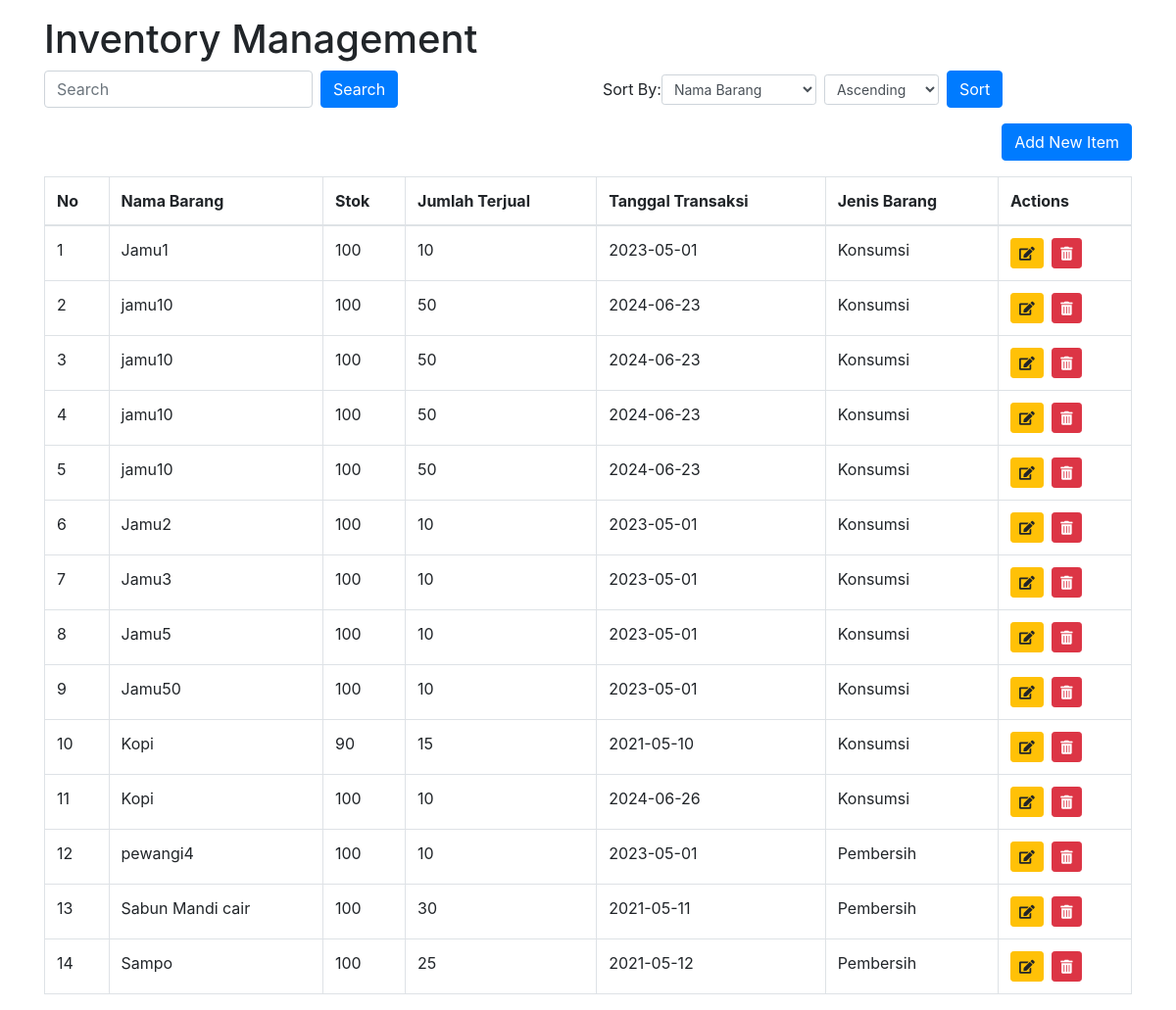
The page / on the database its author committed.
### tables this page shows
CREATE TABLE `transaksi` (
  `id_transaksi` int(11) NOT NULL,
  `id_barang` int(11) DEFAULT NULL,
  `stok` int(11) DEFAULT NULL,
  `jumlah_terjual` int(11) DEFAULT NULL,
  `tanggal_transaksi` date DEFAULT NULL,
  `id_jenis_barang` int(11) DEFAULT NULL
);

CREATE TABLE `barang` (
  `id_barang` int(11) NOT NULL,
  `nama_barang` varchar(255) NOT NULL
);

CREATE TABLE `jenis_barang` (
  `id_jenis_barang` int(11) NOT NULL,
  `jenis_barang` varchar(255) NOT NULL
);

### sorting.php (called while the page is built, shortened)
<?php
$search = isset($_GET['search']) ? $_GET['search'] : '';
$order_by = isset($_GET['order_by']) ? $_GET['order_by'] : 'nama_barang';
$order_mode = isset($_GET['order_mode']) ? $_GET['order_mode'] : 'ASC';
$sql = "SELECT t.id_transaksi, b.nama_barang, t.stok, t.jumlah_terjual, t.tanggal_transaksi, j.jenis_barang
        FROM transaksi t
        JOIN barang b ON t.id_barang = b.id_barang
        JOIN jenis_barang j ON t.id_jenis_barang = j.id_jenis_barang
        WHERE b.nama_barang LIKE ?
        ORDER BY $order_by $order_mode";
$stmt = $pdo->prepare($sql);
$stmt->execute(['%' . $search . '%']);

### index.php (the view, shortened to what this page needs)
<?php
include 'search.php';
include 'sorting.php';
$counter = 1;
?>
<!DOCTYPE html>
<html lang="en">
<head>
    <link rel="stylesheet" href="https://stackpath.bootstrapcdn.com/bootstrap/4.5.2/css/bootstrap.min.css">
    <link rel="stylesheet" href="https://cdnjs.cloudflare.com/ajax/libs/font-awesome/5.15.4/css/all.min.css">
</head>
<body>
    <div class="container">
        <h1 class="mt-3">Inventory Management</h1>
        <div class="row mb-3">
            <div class="col-md-6">
                <form action="index.php" method="get" class="form-inline">
                    <div class="form-group mr-2">
                        <input type="text" class="form-control" name="search" placeholder="Search" value="<?php echo htmlspecialchars($search); ?>">
                    </div>
                    <button type="submit" class="btn btn-primary mr-2">Search</button>
                </form>
            </div>
            <div class="col-md-6">
                <form action="index.php" method="get" class="form-inline">
                    <div class="form-group mr-2">
                        <label for="order_by">Sort By:</label>
                        <select class="form-control form-control-sm mr-2" name="order_by">
                            <option value="nama_barang" <?php echo ($order_by == 'nama_barang') ? 'selected' : ''; ?>>Nama Barang</option>
                        </select>
                        <select class="form-control form-control-sm mr-2 select-mobile" name="order_mode">
                            <option value="ASC" <?php echo ($order_mode == 'ASC') ? 'selected' : ''; ?>>Ascending</option>
                        </select>
                        <button type="submit" class="btn btn-primary">Sort</button>
                    </div>
                </form>
            </div>
        </div>
        <a href="create.php" class="btn btn-primary float-right mb-3">Add New Item</a>
        <div class="table-responsive">
            <table class="table table-bordered">
                <thead>
                    <tr>
                        <th>No</th>
                        <th>Nama Barang</th>
                        <th>Stok</th>
                        <th>Jumlah Terjual</th>
                        <th>Tanggal Transaksi</th>
                        <th>Jenis Barang</th>
                        <th>Actions</th>
                    </tr>
                </thead>
                <tbody>
                    <?php
                    while ($row = $stmt->fetch(PDO::FETCH_ASSOC)) {
                        echo "<tr>
                                <td>{$counter}</td>
                                <td>" . htmlspecialchars($row['nama_barang']) . "</td>
                                <td>" . htmlspecialchars($row['stok']) . "</td>
                                <td>" . htmlspecialchars($row['jumlah_terjual']) . "</td>
                                <td>" . htmlspecialchars($row['tanggal_transaksi']) . "</td>
                                <td>" . htmlspecialchars($row['jenis_barang']) . "</td>
                                <td class='actions-column'>
                                    <a href='update.php?id={$row['id_transaksi']}' class='btn btn-warning btn-sm' title='Edit'>
                                        <i class='fas fa-edit'></i>
                                    </a>
                                    <a href='javascript:void(0);' onclick='confirmDelete({$row['id_transaksi']});' class='btn btn-danger btn-sm ml-1' title='Delete'>
                                        <i class='fas fa-trash-alt'></i>
                                    </a>
                                </td>
                              </tr>";
                        $counter++;
                    }
                    ?>
                </tbody>
            </table>
        </div>
    </div>
</body>
</html>

### index.php (style rules this page uses)
.table-responsive { overflow-x: auto; }

### rows shown on the page
transaksi: id_barang.nama_barang "Jamu1", stok "100", jumlah_terjual "10", tanggal_transaksi "2023-05-01", id_jenis_barang.jenis_barang "Konsumsi"
transaksi: id_barang.nama_barang "jamu10", stok "100", jumlah_terjual "50", tanggal_transaksi "2024-06-23", id_jenis_barang.jenis_barang "Konsumsi"
transaksi: id_barang.nama_barang "jamu10", stok "100", jumlah_terjual "50", tanggal_transaksi "2024-06-23", id_jenis_barang.jenis_barang "Konsumsi"
transaksi: id_barang.nama_barang "jamu10", stok "100", jumlah_terjual "50", tanggal_transaksi "2024-06-23", id_jenis_barang.jenis_barang "Konsumsi"
transaksi: id_barang.nama_barang "jamu10", stok "100", jumlah_terjual "50", tanggal_transaksi "2024-06-23", id_jenis_barang.jenis_barang "Konsumsi"
transaksi: id_barang.nama_barang "Jamu2", stok "100", jumlah_terjual "10", tanggal_transaksi "2023-05-01", id_jenis_barang.jenis_barang "Konsumsi"
transaksi: id_barang.nama_barang "Jamu3", stok "100", jumlah_terjual "10", tanggal_transaksi "2023-05-01", id_jenis_barang.jenis_barang "Konsumsi"
transaksi: id_barang.nama_barang "Jamu5", stok "100", jumlah_terjual "10", tanggal_transaksi "2023-05-01", id_jenis_barang.jenis_barang "Konsumsi"
transaksi: id_barang.nama_barang "Jamu50", stok "100", jumlah_terjual "10", tanggal_transaksi "2023-05-01", id_jenis_barang.jenis_barang "Konsumsi"
transaksi: id_barang.nama_barang "Kopi", stok "90", jumlah_terjual "15", tanggal_transaksi "2021-05-10", id_jenis_barang.jenis_barang "Konsumsi"
transaksi: id_barang.nama_barang "Kopi", stok "100", jumlah_terjual "10", tanggal_transaksi "2024-06-26", id_jenis_barang.jenis_barang "Konsumsi"
transaksi: id_barang.nama_barang "pewangi4", stok "100", jumlah_terjual "10", tanggal_transaksi "2023-05-01", id_jenis_barang.jenis_barang "Pembersih"
transaksi: id_barang.nama_barang "Sabun Mandi cair", stok "100", jumlah_terjual "30", tanggal_transaksi "2021-05-11", id_jenis_barang.jenis_barang "Pembersih"
transaksi: id_barang.nama_barang "Sampo", stok "100", jumlah_terjual "25", tanggal_transaksi "2021-05-12", id_jenis_barang.jenis_barang "Pembersih"
